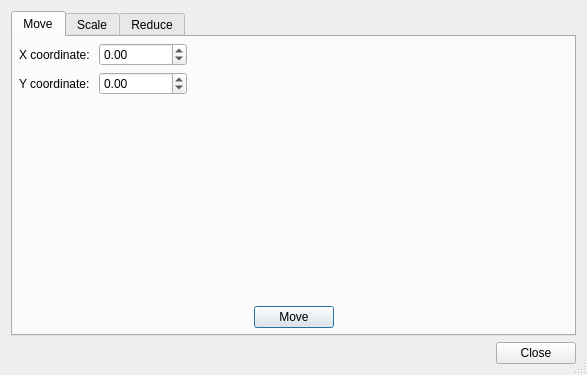
<?xml version="1.0" encoding="UTF-8"?>
<ui version="4.0">
 <class>Dialog</class>
 <widget class="QDialog" name="Dialog">
  <property name="geometry">
   <rect>
    <x>0</x>
    <y>0</y>
    <width>587</width>
    <height>375</height>
   </rect>
  </property>
  <property name="windowTitle">
   <string>Path process</string>
  </property>
  <property name="windowIcon">
   <iconset>
    <normaloff>:/icons/DimensionalSynthesis.png</normaloff>:/icons/DimensionalSynthesis.png</iconset>
  </property>
  <property name="sizeGripEnabled">
   <bool>true</bool>
  </property>
  <property name="modal">
   <bool>true</bool>
  </property>
  <layout class="QVBoxLayout" name="verticalLayout">
   <item>
    <widget class="QTabWidget" name="tabWidget">
     <property name="currentIndex">
      <number>0</number>
     </property>
     <widget class="QWidget" name="move_tab">
      <attribute name="title">
       <string>Move</string>
      </attribute>
      <layout class="QVBoxLayout" name="verticalLayout_2">
       <property name="leftMargin">
        <number>6</number>
       </property>
       <property name="topMargin">
        <number>6</number>
       </property>
       <property name="rightMargin">
        <number>6</number>
       </property>
       <property name="bottomMargin">
        <number>6</number>
       </property>
       <item>
        <layout class="QGridLayout" name="gridLayout">
         <item row="0" column="0">
          <widget class="QLabel" name="move_x_label">
           <property name="text">
            <string>X coordinate: </string>
           </property>
          </widget>
         </item>
         <item row="0" column="2">
          <spacer name="horizontalSpacer_2">
           <property name="orientation">
            <enum>Qt::Horizontal</enum>
           </property>
           <property name="sizeHint" stdset="0">
            <size>
             <width>40</width>
             <height>20</height>
            </size>
           </property>
          </spacer>
         </item>
         <item row="1" column="0">
          <widget class="QLabel" name="move_y_label">
           <property name="text">
            <string>Y coordinate: </string>
           </property>
          </widget>
         </item>
         <item row="1" column="1">
          <widget class="QDoubleSpinBox" name="move_y">
           <property name="minimum">
            <double>-1000000.000000000000000</double>
           </property>
           <property name="maximum">
            <double>1000000.000000000000000</double>
           </property>
          </widget>
         </item>
         <item row="1" column="2">
          <spacer name="horizontalSpacer_3">
           <property name="orientation">
            <enum>Qt::Horizontal</enum>
           </property>
           <property name="sizeHint" stdset="0">
            <size>
             <width>40</width>
             <height>20</height>
            </size>
           </property>
          </spacer>
         </item>
         <item row="0" column="1">
          <widget class="QDoubleSpinBox" name="move_x">
           <property name="minimum">
            <double>-1000000.000000000000000</double>
           </property>
           <property name="maximum">
            <double>1000000.000000000000000</double>
           </property>
          </widget>
         </item>
        </layout>
       </item>
       <item>
        <spacer name="verticalSpacer">
         <property name="orientation">
          <enum>Qt::Vertical</enum>
         </property>
         <property name="sizeHint" stdset="0">
          <size>
           <width>20</width>
           <height>99</height>
          </size>
         </property>
        </spacer>
       </item>
       <item>
        <layout class="QHBoxLayout" name="horizontalLayout_3">
         <item>
          <spacer name="horizontalSpacer_7">
           <property name="orientation">
            <enum>Qt::Horizontal</enum>
           </property>
           <property name="sizeHint" stdset="0">
            <size>
             <width>40</width>
             <height>20</height>
            </size>
           </property>
          </spacer>
         </item>
         <item>
          <widget class="QPushButton" name="move_button">
           <property name="text">
            <string>Move</string>
           </property>
           <property name="default">
            <bool>true</bool>
           </property>
          </widget>
         </item>
         <item>
          <spacer name="horizontalSpacer_9">
           <property name="orientation">
            <enum>Qt::Horizontal</enum>
           </property>
           <property name="sizeHint" stdset="0">
            <size>
             <width>40</width>
             <height>20</height>
            </size>
           </property>
          </spacer>
         </item>
        </layout>
       </item>
      </layout>
     </widget>
     <widget class="QWidget" name="scale_tab">
      <attribute name="title">
       <string>Scale</string>
      </attribute>
      <layout class="QVBoxLayout" name="verticalLayout_3">
       <property name="leftMargin">
        <number>6</number>
       </property>
       <property name="topMargin">
        <number>6</number>
       </property>
       <property name="rightMargin">
        <number>6</number>
       </property>
       <property name="bottomMargin">
        <number>6</number>
       </property>
       <item>
        <layout class="QGridLayout" name="gridLayout_2">
         <item row="0" column="0">
          <widget class="QLabel" name="scale_h_label">
           <property name="text">
            <string>Horizontal: </string>
           </property>
          </widget>
         </item>
         <item row="0" column="3">
          <spacer name="horizontalSpacer_4">
           <property name="orientation">
            <enum>Qt::Horizontal</enum>
           </property>
           <property name="sizeHint" stdset="0">
            <size>
             <width>40</width>
             <height>20</height>
            </size>
           </property>
          </spacer>
         </item>
         <item row="1" column="0">
          <widget class="QLabel" name="scale_v_label">
           <property name="text">
            <string>Vertical: </string>
           </property>
          </widget>
         </item>
         <item row="0" column="1">
          <widget class="QDoubleSpinBox" name="scale_h">
           <property name="minimum">
            <double>1.000000000000000</double>
           </property>
           <property name="maximum">
            <double>10000.000000000000000</double>
           </property>
          </widget>
         </item>
         <item row="1" column="1">
          <widget class="QDoubleSpinBox" name="scale_v">
           <property name="minimum">
            <double>1.000000000000000</double>
           </property>
           <property name="maximum">
            <double>10000.000000000000000</double>
           </property>
          </widget>
         </item>
         <item row="1" column="3">
          <spacer name="horizontalSpacer_5">
           <property name="orientation">
            <enum>Qt::Horizontal</enum>
           </property>
           <property name="sizeHint" stdset="0">
            <size>
             <width>40</width>
             <height>20</height>
            </size>
           </property>
          </spacer>
         </item>
         <item row="2" column="0">
          <widget class="QLabel" name="scale_r_label">
           <property name="text">
            <string>Reference point: </string>
           </property>
          </widget>
         </item>
         <item row="2" column="1">
          <widget class="QDoubleSpinBox" name="scale_rx">
           <property name="minimum">
            <double>-1000000.000000000000000</double>
           </property>
           <property name="maximum">
            <double>1000000.000000000000000</double>
           </property>
          </widget>
         </item>
         <item row="2" column="2">
          <widget class="QDoubleSpinBox" name="scale_ry">
           <property name="minimum">
            <double>-1000000.000000000000000</double>
           </property>
           <property name="maximum">
            <double>1000000.000000000000000</double>
           </property>
          </widget>
         </item>
         <item row="2" column="3">
          <spacer name="horizontalSpacer_6">
           <property name="orientation">
            <enum>Qt::Horizontal</enum>
           </property>
           <property name="sizeHint" stdset="0">
            <size>
             <width>40</width>
             <height>20</height>
            </size>
           </property>
          </spacer>
         </item>
        </layout>
       </item>
       <item>
        <spacer name="verticalSpacer_2">
         <property name="orientation">
          <enum>Qt::Vertical</enum>
         </property>
         <property name="sizeHint" stdset="0">
          <size>
           <width>20</width>
           <height>52</height>
          </size>
         </property>
        </spacer>
       </item>
       <item>
        <layout class="QHBoxLayout" name="horizontalLayout_4">
         <item>
          <spacer name="horizontalSpacer_8">
           <property name="orientation">
            <enum>Qt::Horizontal</enum>
           </property>
           <property name="sizeHint" stdset="0">
            <size>
             <width>40</width>
             <height>20</height>
            </size>
           </property>
          </spacer>
         </item>
         <item>
          <widget class="QPushButton" name="scale_button">
           <property name="text">
            <string>Scale</string>
           </property>
           <property name="default">
            <bool>true</bool>
           </property>
          </widget>
         </item>
         <item>
          <spacer name="horizontalSpacer_10">
           <property name="orientation">
            <enum>Qt::Horizontal</enum>
           </property>
           <property name="sizeHint" stdset="0">
            <size>
             <width>40</width>
             <height>20</height>
            </size>
           </property>
          </spacer>
         </item>
        </layout>
       </item>
      </layout>
     </widget>
     <widget class="QWidget" name="reduce_tab">
      <attribute name="title">
       <string>Reduce</string>
      </attribute>
      <layout class="QVBoxLayout" name="verticalLayout_4">
       <item>
        <layout class="QGridLayout" name="gridLayout_3">
         <item row="0" column="1">
          <widget class="QSpinBox" name="reduce_n">
           <property name="minimum">
            <number>1</number>
           </property>
          </widget>
         </item>
         <item row="0" column="0">
          <widget class="QLabel" name="reduce_n_label">
           <property name="text">
            <string>Reduce the points for each:</string>
           </property>
          </widget>
         </item>
         <item row="0" column="2">
          <spacer name="horizontalSpacer_13">
           <property name="orientation">
            <enum>Qt::Horizontal</enum>
           </property>
           <property name="sizeHint" stdset="0">
            <size>
             <width>40</width>
             <height>20</height>
            </size>
           </property>
          </spacer>
         </item>
        </layout>
       </item>
       <item>
        <spacer name="verticalSpacer_3">
         <property name="orientation">
          <enum>Qt::Vertical</enum>
         </property>
         <property name="sizeHint" stdset="0">
          <size>
           <width>20</width>
           <height>193</height>
          </size>
         </property>
        </spacer>
       </item>
       <item>
        <layout class="QHBoxLayout" name="horizontalLayout_5">
         <item>
          <spacer name="horizontalSpacer_11">
           <property name="orientation">
            <enum>Qt::Horizontal</enum>
           </property>
           <property name="sizeHint" stdset="0">
            <size>
             <width>40</width>
             <height>20</height>
            </size>
           </property>
          </spacer>
         </item>
         <item>
          <widget class="QPushButton" name="reduce_button">
           <property name="text">
            <string>Reduce</string>
           </property>
          </widget>
         </item>
         <item>
          <spacer name="horizontalSpacer_12">
           <property name="orientation">
            <enum>Qt::Horizontal</enum>
           </property>
           <property name="sizeHint" stdset="0">
            <size>
             <width>40</width>
             <height>20</height>
            </size>
           </property>
          </spacer>
         </item>
        </layout>
       </item>
      </layout>
     </widget>
    </widget>
   </item>
   <item>
    <layout class="QHBoxLayout" name="horizontalLayout">
     <item>
      <spacer name="horizontalSpacer">
       <property name="orientation">
        <enum>Qt::Horizontal</enum>
       </property>
       <property name="sizeHint" stdset="0">
        <size>
         <width>40</width>
         <height>20</height>
        </size>
       </property>
      </spacer>
     </item>
     <item>
      <widget class="QDialogButtonBox" name="button_box">
       <property name="sizePolicy">
        <sizepolicy hsizetype="Fixed" vsizetype="Fixed">
         <horstretch>0</horstretch>
         <verstretch>0</verstretch>
        </sizepolicy>
       </property>
       <property name="standardButtons">
        <set>QDialogButtonBox::Close</set>
       </property>
      </widget>
     </item>
    </layout>
   </item>
  </layout>
 </widget>
 <resources>
  <include location="../../../icons.qrc"/>
 </resources>
 <connections>
  <connection>
   <sender>button_box</sender>
   <signal>rejected()</signal>
   <receiver>Dialog</receiver>
   <slot>reject()</slot>
   <hints>
    <hint type="sourcelabel">
     <x>59</x>
     <y>24</y>
    </hint>
    <hint type="destinationlabel">
     <x>169</x>
     <y>154</y>
    </hint>
   </hints>
  </connection>
 </connections>
</ui>
